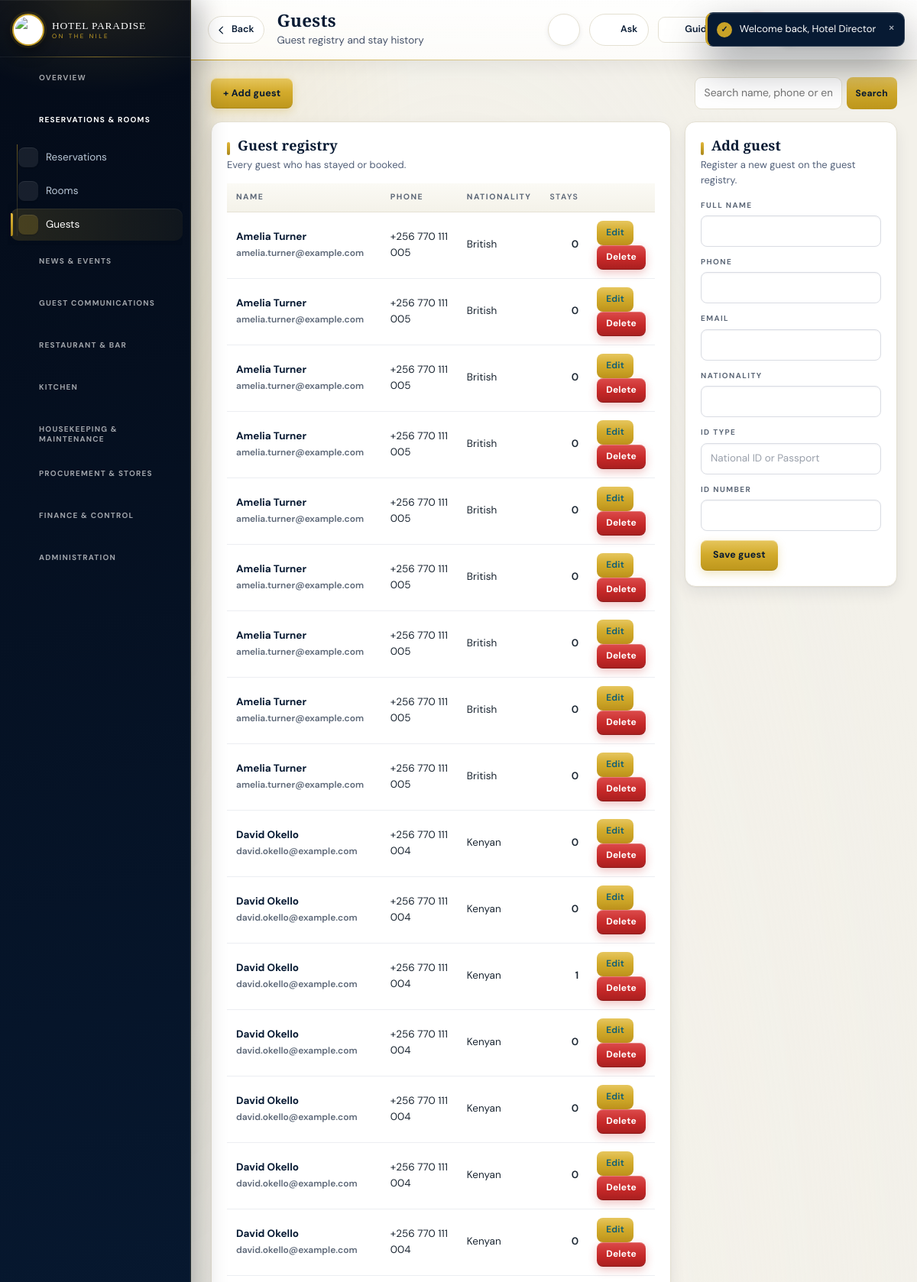
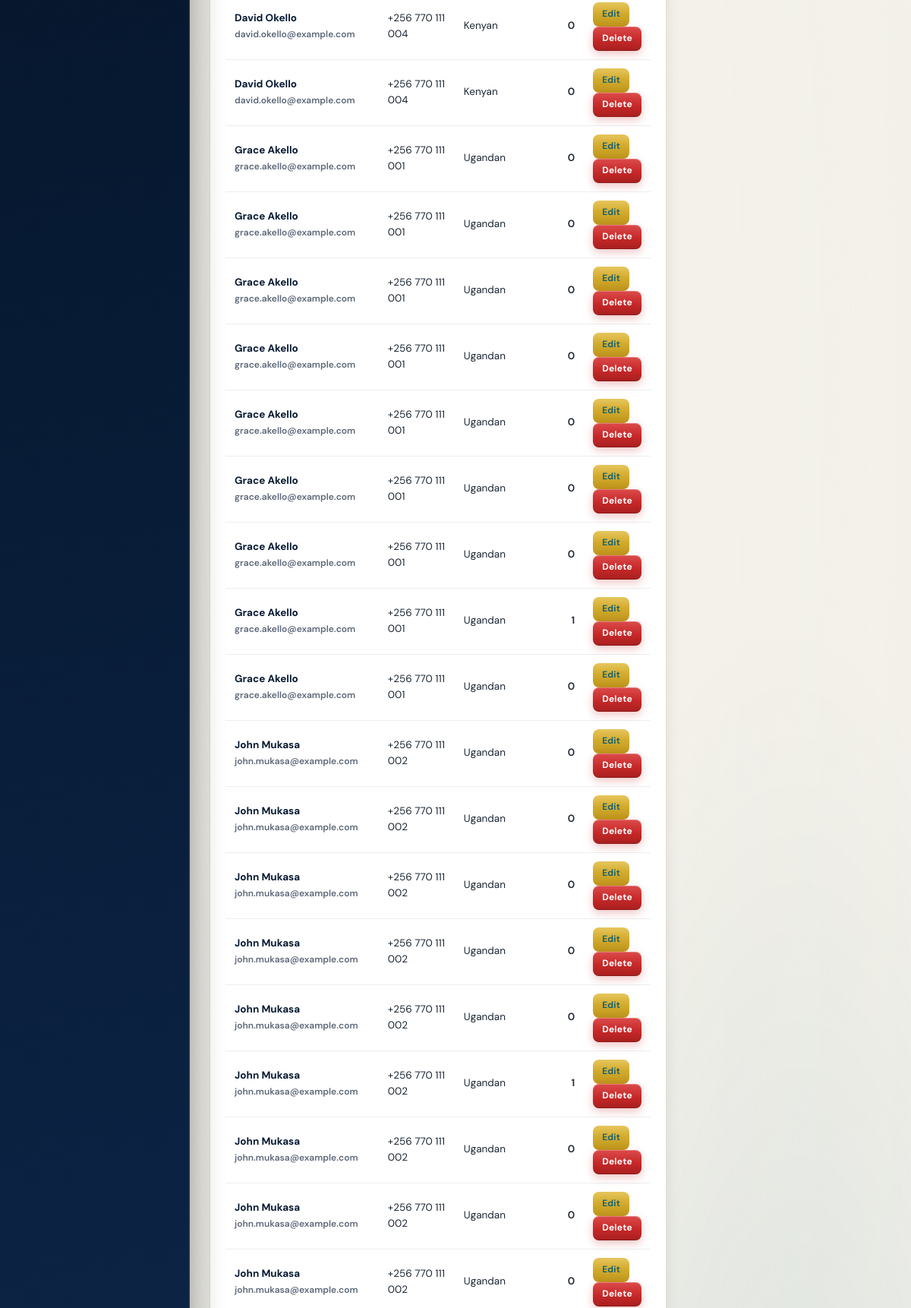
The app's page /backend-php/index.php?page=guests (signed in, upper part) with its own data (2 pictures, top to bottom).
### tables this page shows
CREATE TABLE `guests` (
  `id` bigint(20) UNSIGNED NOT NULL,
  `user_id` bigint(20) UNSIGNED DEFAULT NULL,
  `hotel_id` bigint(20) UNSIGNED NOT NULL,
  `full_name` varchar(190) NOT NULL,
  `phone` varchar(50) DEFAULT NULL,
  `email` varchar(190) DEFAULT NULL,
  `nationality` varchar(100) DEFAULT NULL,
  `id_type` varchar(50) DEFAULT NULL,
  `id_number` varchar(100) DEFAULT NULL,
  `created_at` timestamp NULL DEFAULT NULL,
  `updated_at` timestamp NULL DEFAULT NULL,
  `deleted_at` timestamp NULL DEFAULT NULL,
  `deleted_by` bigint(20) UNSIGNED DEFAULT NULL
);

### backend-php/app/bootstrap.php (called while the page is built, shortened)
<?php
if(!function_exists('hp_config')){
 function hp_config(): array{
  $file=__DIR__.'/../config.php';
  if(!is_readable($file)) return $cfg=[];
  $got=include $file;
  return $cfg=is_array($got)?$got:[];
 }
}
function db_config(): array{
 $fromFile=hp_config();
 $fromConfig=function(string $path) use($fromFile){
  $node=$fromFile;
  foreach(explode('.',$path) as $step){
   if(!is_array($node)||!array_key_exists($step,$node)) return null;
   $node=$node[$step];
  }
  return $node;
 };
 $pick=function(string $path,string $env,string $fallback) use($fromConfig): string{
  $v=getenv($env);
  if(is_string($v)&&$v!=='') return $v;
  $v=$fromConfig($path);
  if(is_string($v)&&$v!=='') return $v;
  return $fallback;
 };
 $host=$pick('db.host','HP_DB_HOST','127.0.0.1');
 $port=$pick('db.port','HP_DB_PORT','');
 return $cfg=[
  'dsn'=>'mysql:host='.$host.($port!==''?';port='.$port:'').';charset=utf8mb4',
  'host'=>$host,'port'=>$port,
  'name'=>$pick('db.name','HP_DB_NAME','hotelpardise_system'),
  'user'=>$pick('db.user','HP_DB_USER','hotelpardise_system'),
  'pass'=>$pick('db.pass','HP_DB_PASS',''),
  'web'=>[
   'name'=>$pick('web_db.name','HP_WEB_DB_NAME','hotelpardise_website'),
   'user'=>$pick('web_db.user','HP_WEB_DB_USER','hotelpardise_website'),
   'pass'=>$pick('web_db.pass','HP_WEB_DB_PASS',''),
  ],
 ];
}
function db_connect(string $dsn,string $dbName,string $user,string $pass): PDO{
  try{
   return new PDO($dsn.';dbname='.$dbName,$user,$pass,[
    PDO::ATTR_ERRMODE=>PDO::ERRMODE_EXCEPTION,
    PDO::ATTR_DEFAULT_FETCH_MODE=>PDO::FETCH_ASSOC
   ]);
  }catch(PDOException $e){
   $reason=db_failure_reason($e,$dbName,$user);
   error_log('[hotel db] cannot open '.$dbName.' as '.$user.'@'.db_config()['host']
    .' [SQLSTATE '.$e->getCode().']: '.$reason);
   throw new RuntimeException($reason,0);
  }
}
function db(): PDO{
  static $pdo=null;
  if($pdo===null){
   $c=db_config();
   try{
    $pdo=db_connect($c['dsn'],$c['name'],$c['user'],$c['pass']);
   }catch(RuntimeException $e){
    db_setup_page($e->getMessage());
   }
  }
  return $pdo;
}
function q(string $sql,array $p=[]){ $st=db()->prepare($sql); $st->execute($p); return $st; }
function rows(string $sql,array $p=[]){ return q($sql,$p)->fetchAll(); }
function e($v=null): string{ return htmlspecialchars((string)$v,ENT_QUOTES,'UTF-8'); }
require_once __DIR__.'/trash.php';

### backend-php/modules/guests.php (the view, shortened to what this page needs)
<?php
$qtext=trim($_GET['q']??'');
$list=rows("SELECT g.*, COALESCE(s.stays,0) stays FROM guests g LEFT JOIN (SELECT guest_id, COUNT(*) stays FROM reservations GROUP BY guest_id) s ON s.guest_id=g.id WHERE g.deleted_at IS NULL AND (?='' OR g.full_name LIKE ? OR g.phone LIKE ? OR g.email LIKE ?) ORDER BY g.full_name",[$qtext,$qtext===''?'%x%':'%'.$qtext.'%',$qtext===''?'%x%':'%'.$qtext.'%',$qtext===''?'%x%':'%'.$qtext.'%']);
$edit=$_GET['edit']??0; $eg=null;
echo '<div class="toolbar"><a class="btn" href="'.BASE.'/index.php?page=guests&act=save">+ Add guest</a>';
echo '<form method="get" style="display:flex;gap:6px;margin-left:auto"><input type="hidden" name="page" value="guests"><input name="q" value="'.e($qtext).'" placeholder="Search name, phone or email..." style="padding:9px 12px;border:1px solid var(--line);border-radius:9px"><button class="btn sm">Search</button></form></div>';
echo '<div class="twoCol"><div>';
echo '<div class="panel"><h2>Guest registry</h2><p class="hint">Every guest who has stayed or booked.</p>';
echo '<table class="tbl"><thead><tr><th>Name</th><th>Phone</th><th>Nationality</th><th class="num">Stays</th><th></th></tr></thead><tbody>';
 foreach($list as $g){
  echo '<tr><td><b>'.e($g['full_name']).'</b><br><small>'.e($g['email']??'').'</small></td><td>'.e($g['phone']??'-').'</td><td>'.e($g['nationality']??'-').'</td><td class="num">'.(int)$g['stays'].'</td><td><a class="btn sm" href="'.BASE.'/index.php?page=guests&edit='.(int)$g['id'].'">Edit</a> '.trash_button('guests',(int)$g['id'],'guests').'</td></tr>';
 }
echo '</tbody></table></div></div>';
echo '<div>';
$id=$edit?(int)$eg['id']:0; $name=$edit?$eg['full_name']:'';
echo '<div class="panel"><h2>'.($edit?'Edit guest':'Add guest').'</h2><p class="hint">'.($edit?'Update contact and identification details below.':'Register a new guest on the guest registry.').'</p>';
echo '<div class="field"><label>Full name</label><input name="full_name" value="'.e($name).'" required></div>';
echo '<div class="field"><label>Phone</label><input name="phone" value="'.e($eg['phone']??'').'"></div>';
echo '<div class="field"><label>Email</label><input name="email" value="'.e($eg['email']??'').'"></div>';
echo '<div class="field"><label>Nationality</label><input name="nationality" value="'.e($eg['nationality']??'').'"></div>';
echo '<div class="field"><label>ID type</label><input name="id_type" value="'.e($eg['id_type']??'').'" placeholder="National ID or Passport"></div>';
echo '<div class="field"><label>ID number</label><input name="id_number" value="'.e($eg['id_number']??'').'"></div>';
echo '<button class="btn">Save guest</button>';
echo '</div></div></div>';

### backend-php/app/trash.php (shortened to what this page needs)
<?php
function trash_registry(): array{
 return [
  'guests'                =>['label'=>'Guest',          'title'=>'full_name',      'desc'=>'email',          'page'=>'guests'],
  'suppliers'             =>['label'=>'Supplier',        'title'=>'name',           'desc'=>'contact_person','page'=>'suppliers'],
  'users'                 =>['label'=>'Team member','title'=>'name',           'desc'=>'email',          'page'=>'users'],
  'inventory_items'       =>['label'=>'Stock item','title'=>'name','desc'=>'code','page'=>'inventory'],
  'expenses'              =>['label'=>'Expense','title'=>'number','desc'=>'description','page'=>'expenses'],
  'event_requests'        =>['label'=>'Event request','title'=>'request_number','desc'=>'full_name','page'=>'events'],
  'facility_enquiries'    =>['label'=>'Facility enquiry','title'=>'enquiry_number','desc'=>'full_name','page'=>'events'],
  'news_posts'            =>['label'=>'News post','title'=>'title','desc'=>'category','page'=>'news'],
  'reservations'          =>['label'=>'Reservation','title'=>'booking_number','desc'=>'status','page'=>'reservations'],
  'purchase_requisitions' =>['label'=>'Requisition','title'=>'number','desc'=>'status','page'=>'purchases'],
  'purchase_orders'       =>['label'=>'Purchase order','title'=>'number','desc'=>'status','page'=>'purchases'],
  'rooms'                 =>['label'=>'Room','title'=>'room_number','desc'=>'status','page'=>'rooms'],
  'room_types'            =>['label'=>'Room type','title'=>'name','desc'=>'description','page'=>'rooms'],
 ];
}
function trash_meta(string $table): ?array{ return trash_registry()[$table]??null; }
function trash_button(string $table,int $id,string $back=''): string{
 $meta=trash_meta($table);
 $msg='Move this '.$meta['label'].' to the Trash? You can restore it later from the Trash page.';
 return '<form method="post" class="actForm" onsubmit="return confirm('.json_encode($msg,JSON_UNESCAPED_SLASHES|JSON_HEX_APOS).')">'
  .'<input type="hidden" name="trash_action" value="trash">'
  .'<input type="hidden" name="table" value="'.e($table).'">'
  .'<input type="hidden" name="id" value="'.(int)$id.'">'
  .'<input type="hidden" name="back" value="'.e($back).'">'
  .'<button class="btn sm danger" type="submit">Delete</button></form>';
}

### records on screen
guests: full_name "Amelia Turner", email "amelia.turner@example.com", phone "+256 770 111 005", nationality "British", stays "0"
guests: full_name "Amelia Turner", email "amelia.turner@example.com", phone "+256 770 111 005", nationality "British", stays "0"
guests: full_name "Amelia Turner", email "amelia.turner@example.com", phone "+256 770 111 005", nationality "British", stays "0"
guests: full_name "Amelia Turner", email "amelia.turner@example.com", phone "+256 770 111 005", nationality "British", stays "0"
guests: full_name "Amelia Turner", email "amelia.turner@example.com", phone "+256 770 111 005", nationality "British", stays "0"
guests: full_name "Amelia Turner", email "amelia.turner@example.com", phone "+256 770 111 005", nationality "British", stays "0"
guests: full_name "Amelia Turner", email "amelia.turner@example.com", phone "+256 770 111 005", nationality "British", stays "0"
guests: full_name "Amelia Turner", email "amelia.turner@example.com", phone "+256 770 111 005", nationality "British", stays "0"
guests: full_name "Amelia Turner", email "amelia.turner@example.com", phone "+256 770 111 005", nationality "British", stays "0"
guests: full_name "David Okello", email "david.okello@example.com", phone "+256 770 111 004", nationality "Kenyan", stays "0"
guests: full_name "David Okello", email "david.okello@example.com", phone "+256 770 111 004", nationality "Kenyan", stays "0"
guests: full_name "David Okello", email "david.okello@example.com", phone "+256 770 111 004", nationality "Kenyan", stays "1"
guests: full_name "David Okello", email "david.okello@example.com", phone "+256 770 111 004", nationality "Kenyan", stays "0"
guests: full_name "David Okello", email "david.okello@example.com", phone "+256 770 111 004", nationality "Kenyan", stays "0"
guests: full_name "David Okello", email "david.okello@example.com", phone "+256 770 111 004", nationality "Kenyan", stays "0"
guests: full_name "David Okello", email "david.okello@example.com", phone "+256 770 111 004", nationality "Kenyan", stays "0"
guests: full_name "David Okello", email "david.okello@example.com", phone "+256 770 111 004", nationality "Kenyan", stays "0"
guests: full_name "David Okello", email "david.okello@example.com", phone "+256 770 111 004", nationality "Kenyan", stays "0"
guests: full_name "Grace Akello", email "grace.akello@example.com", phone "+256 770 111 001", nationality "Ugandan", stays "0"
guests: full_name "Grace Akello", email "grace.akello@example.com", phone "+256 770 111 001", nationality "Ugandan", stays "0"
guests: full_name "Grace Akello", email "grace.akello@example.com", phone "+256 770 111 001", nationality "Ugandan", stays "0"
guests: full_name "Grace Akello", email "grace.akello@example.com", phone "+256 770 111 001", nationality "Ugandan", stays "0"
guests: full_name "Grace Akello", email "grace.akello@example.com", phone "+256 770 111 001", nationality "Ugandan", stays "0"
guests: full_name "Grace Akello", email "grace.akello@example.com", phone "+256 770 111 001", nationality "Ugandan", stays "0"
guests: full_name "Grace Akello", email "grace.akello@example.com", phone "+256 770 111 001", nationality "Ugandan", stays "0"
guests: full_name "Grace Akello", email "grace.akello@example.com", phone "+256 770 111 001", nationality "Ugandan", stays "1"
guests: full_name "Grace Akello", email "grace.akello@example.com", phone "+256 770 111 001", nationality "Ugandan", stays "0"
guests: full_name "John Mukasa", email "john.mukasa@example.com", phone "+256 770 111 002", nationality "Ugandan", stays "0"
guests: full_name "John Mukasa", email "john.mukasa@example.com", phone "+256 770 111 002", nationality "Ugandan", stays "0"
guests: full_name "John Mukasa", email "john.mukasa@example.com", phone "+256 770 111 002", nationality "Ugandan", stays "0"
guests: full_name "John Mukasa", email "john.mukasa@example.com", phone "+256 770 111 002", nationality "Ugandan", stays "0"
guests: full_name "John Mukasa", email "john.mukasa@example.com", phone "+256 770 111 002", nationality "Ugandan", stays "0"
guests: full_name "John Mukasa", email "john.mukasa@example.com", phone "+256 770 111 002", nationality "Ugandan", stays "1"
guests: full_name "John Mukasa", email "john.mukasa@example.com", phone "+256 770 111 002", nationality "Ugandan", stays "0"
guests: full_name "John Mukasa", email "john.mukasa@example.com", phone "+256 770 111 002", nationality "Ugandan", stays "0"
guests: full_name "John Mukasa", email "john.mukasa@example.com", phone "+256 770 111 002", nationality "Ugandan", stays "0"

### other values on screen
$group['label'] "OVERVIEW"
$group['label'] "RESERVATIONS & ROOMS"
$label "Reservations"
$label "Rooms"
$label "Guests"
$group['label'] "NEWS & EVENTS"
$group['label'] "GUEST COMMUNICATIONS"
$group['label'] "RESTAURANT & BAR"
$group['label'] "KITCHEN"
$group['label'] "HOUSEKEEPING & MAINTENANCE"
$group['label'] "PROCUREMENT & STORES"
$group['label'] "FINANCE & CONTROL"
$group['label'] "ADMINISTRATION"
$title "Guests"
$sub "Guest registry and stay history"
